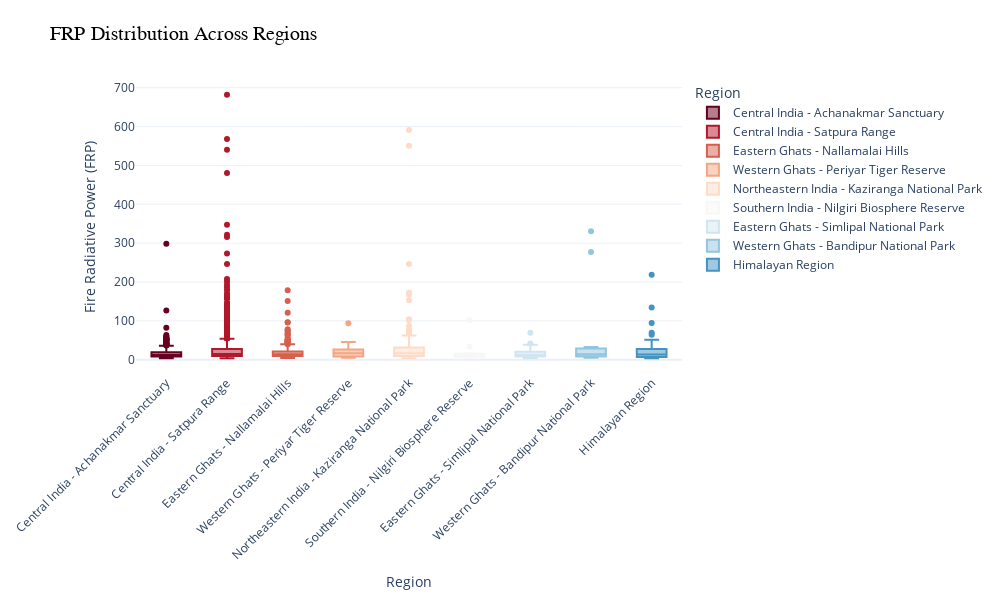

Here is the notebook cell this chart was saved with:
### Markdown cell above
interactive box plot to visualize the distribution of Fire Radiative Power (FRP) across different regions.

### Code cell
import plotly.express as px

# Create an interactive boxplot
fig = px.box(
    df,
    x="region",
    y="frp",
    color="region",
    title="FRP Distribution Across Regions",
    labels={"region": "Region", "frp": "Fire Radiative Power (FRP)"},
    color_discrete_sequence=px.colors.sequential.RdBu,  # Professional color palette
    hover_data=["region", "frp"]  # Add more details to the hover tooltip
)

# Update layout for a more polished look
fig.update_layout(
    template="plotly_white",
    title_font=dict(size=20, family="Arial", color="black"),
    xaxis_title="Region",
    yaxis_title="Fire Radiative Power (FRP)",
    xaxis_tickangle=-45,  # Rotate x-axis labels for better readability
    margin=dict(l=50, r=50, t=80, b=100),  # Adjust margins to avoid cut-off labels
    height=600,  # Increase the figure height for better visibility
    width=1000   # Increase the figure width for better visibility
)

# Show the interactive plot
fig.show()

### Figure 1 — Plotly figure (JSON) as saved in the notebook; plotly's stock layout.template omitted (floating-point values rounded to 4 significant figures; data arrays with more than 128 entries replaced by an {"elided": "..."} marker saying what was removed)
{"data": [{"alignmentgroup": "True", "hovertemplate": "Region=%{x}<br>Fire Radiative Power (FRP)=%{y}<extra></extra>", "legendgroup": "Central India - Achanakmar Sanctuary", "marker": {"color": "rgb(103,0,31)"}, "name": "Central India - Achanakmar Sanctuary", "notched": false, "offsetgroup": "Central India - Achanakmar Sanctuary", "orientation": "v", "showlegend": true, "type": "box", "x": {"elided": "389 str values"}, "x0": " ", "xaxis": "x", "y": {"elided": "389 float values"}, "y0": " ", "yaxis": "y"}, {"alignmentgroup": "True", "hovertemplate": "Region=%{x}<br>Fire Radiative Power (FRP)=%{y}<extra></extra>", "legendgroup": "Central India - Satpura Range", "marker": {"color": "rgb(178,24,43)"}, "name": "Central India - Satpura Range", "notched": false, "offsetgroup": "Central India - Satpura Range", "orientation": "v", "showlegend": true, "type": "box", "x": {"elided": "1612 str values"}, "x0": " ", "xaxis": "x", "y": {"elided": "1612 float values"}, "y0": " ", "yaxis": "y"}, {"alignmentgroup": "True", "hovertemplate": "Region=%{x}<br>Fire Radiative Power (FRP)=%{y}<extra></extra>", "legendgroup": "Eastern Ghats - Nallamalai Hills", "marker": {"color": "rgb(214,96,77)"}, "name": "Eastern Ghats - Nallamalai Hills", "notched": false, "offsetgroup": "Eastern Ghats - Nallamalai Hills", "orientation": "v", "showlegend": true, "type": "box", "x": {"elided": "317 str values"}, "x0": " ", "xaxis": "x", "y": {"elided": "317 float values"}, "y0": " ", "yaxis": "y"}, {"alignmentgroup": "True", "hovertemplate": "Region=%{x}<br>Fire Radiative Power (FRP)=%{y}<extra></extra>", "legendgroup": "Western Ghats - Periyar Tiger Reserve", "marker": {"color": "rgb(244,165,130)"}, "name": "Western Ghats - Periyar Tiger Reserve", "notched": false, "offsetgroup": "Western Ghats - Periyar Tiger Reserve", "orientation": "v", "showlegend": true, "type": "box", "x": ["Western Ghats - Periyar Tiger Reserve", "Western Ghats - Periyar Tiger Reserve", "Western Ghats - Periyar Tiger Reserve", "Western Ghats - Periyar Tiger Reserve", "Western Ghats - Periyar Tiger Reserve", "Western Ghats - Periyar Tiger Reserve", "Western Ghats - Periyar Tiger Reserve", "Western Ghats - Periyar Tiger Reserve", "Western Ghats - Periyar Tiger Reserve", "Western Ghats - Periyar Tiger Reserve", "Western Ghats - Periyar Tiger Reserve", "Western Ghats - Periyar Tiger Reserve", "Western Ghats - Periyar Tiger Reserve", "Western Ghats - Periyar Tiger Reserve", "Western Ghats - Periyar Tiger Reserve", "Western Ghats - Periyar Tiger Reserve", "Western Ghats - Periyar Tiger Reserve", "Western Ghats - Periyar Tiger Reserve", "Western Ghats - Periyar Tiger Reserve", "Western Ghats - Periyar Tiger Reserve"], "x0": " ", "xaxis": "x", "y": [31.7, 25.9, 26.3, 13, 6, 40.9, 7.5, 13.1, 7.4, 45.5, 94, 20, 16.8, 22.8, 5.3, 9.5, 11.7, 16.9, 24.7, 5], "y0": " ", "yaxis": "y"}, {"alignmentgroup": "True", "hovertemplate": "Region=%{x}<br>Fire Radiative Power (FRP)=%{y}<extra></extra>", "legendgroup": "Northeastern India - Kaziranga National Park", "marker": {"color": "rgb(253,219,199)"}, "name": "Northeastern India - Kaziranga National Park", "notched": false, "offsetgroup": "Northeastern India - Kaziranga National Park", "orientation": "v", "showlegend": true, "type": "box", "x": ["Northeastern India - Kaziranga National Park", "Northeastern India - Kaziranga National Park", "Northeastern India - Kaziranga National Park", "Northeastern India - Kaziranga National Park", "Northeastern India - Kaziranga National Park", "Northeastern India - Kaziranga National Park", "Northeastern India - Kaziranga National Park", "Northeastern India - Kaziranga National Park", "Northeastern India - Kaziranga National Park", "Northeastern India - Kaziranga National Park", "Northeastern India - Kaziranga National Park", "Northeastern India - Kaziranga National Park", "Northeastern India - Kaziranga National Park", "Northeastern India - Kaziranga National Park", "Northeastern India - Kaziranga National Park", "Northeastern India - Kaziranga National Park", "Northeastern India - Kaziranga National Park", "Northeastern India - Kaziranga National Park", "Northeastern India - Kaziranga National Park", "Northeastern India - Kaziranga National Park", "Northeastern India - Kaziranga National Park", "Northeastern India - Kaziranga National Park", "Northeastern India - Kaziranga National Park", "Northeastern India - Kaziranga National Park", "Northeastern India - Kaziranga National Park", "Northeastern India - Kaziranga National Park", "Northeastern India - Kaziranga National Park", "Northeastern India - Kaziranga National Park", "Northeastern India - Kaziranga National Park", "Northeastern India - Kaziranga National Park", "Northeastern India - Kaziranga National Park", "Northeastern India - Kaziranga National Park", "Northeastern India - Kaziranga National Park", "Northeastern India - Kaziranga National Park", "Northeastern India - Kaziranga National Park", "Northeastern India - Kaziranga National Park", "Northeastern India - Kaziranga National Park", "Northeastern India - Kaziranga National Park", "Northeastern India - Kaziranga National Park", "Northeastern India - Kaziranga National Park", "Northeastern India - Kaziranga National Park", "Northeastern India - Kaziranga National Park", "Northeastern India - Kaziranga National Park", "Northeastern India - Kaziranga National Park", "Northeastern India - Kaziranga National Park", "Northeastern India - Kaziranga National Park", "Northeastern India - Kaziranga National Park", "Northeastern India - Kaziranga National Park", "Northeastern India - Kaziranga National Park", "Northeastern India - Kaziranga National Park", "Northeastern India - Kaziranga National Park", "Northeastern India - Kaziranga National Park", "Northeastern India - Kaziranga National Park", "Northeastern India - Kaziranga National Park", "Northeastern India - Kaziranga National Park", "Northeastern India - Kaziranga National Park", "Northeastern India - Kaziranga National Park", "Northeastern India - Kaziranga National Park", "Northeastern India - Kaziranga National Park", "Northeastern India - Kaziranga National Park", "Northeastern India - Kaziranga National Park", "Northeastern India - Kaziranga National Park", "Northeastern India - Kaziranga National Park", "Northeastern India - Kaziranga National Park", "Northeastern India - Kaziranga National Park", "Northeastern India - Kaziranga National Park", "Northeastern India - Kaziranga National Park", "Northeastern India - Kaziranga National Park", "Northeastern India - Kaziranga National Park", "Northeastern India - Kaziranga National Park", "Northeastern India - Kaziranga National Park", "Northeastern India - Kaziranga National Park", "Northeastern India - Kaziranga National Park", "Northeastern India - Kaziranga National Park", "Northeastern India - Kaziranga National Park", "Northeastern India - Kaziranga National Park", "Northeastern India - Kaziranga National Park", "Northeastern India - Kaziranga National Park", "Northeastern India - Kaziranga National Park", "Northeastern India - Kaziranga National Park", "Northeastern India - Kaziranga National Park", "Northeastern India - Kaziranga National Park", "Northeastern India - Kaziranga National Park", "Northeastern India - Kaziranga National Park", "Northeastern India - Kaziranga National Park", "Northeastern India - Kaziranga National Park", "Northeastern India - Kaziranga National Park", "Northeastern India - Kaziranga National Park", "Northeastern India - Kaziranga National Park"], "x0": " ", "xaxis": "x", "y": [9.1, 8.8, 6.2, 11.2, 15.4, 14.2, 26.8, 167.9, 104.3, 10, 7.7, 8.1, 22.2, 16.5, 67.7, 41.3, 6.8, 25.3, 23.5, 11.6, 8.7, 26.1, 7.5, 11.9, 44.1, 28.6, 550.5, 62.1, 77.2, 16, 13.2, 17.1, 6.4, 16.9, 10, 10.7, 16.5, 21.6, 15.7, 34.2, 16.9, 27.8, 22.2, 86.9, 17.3, 246.6, 591.1, 33.6, 172.6, 39.2, 14.5, 15.2, 17.8, 6.7, 15.9, 75.6, 14.7, 6.9, 21.4, 9.7, 9.2, 20.1, 14, 26.5, 58.3, 26.2, 31, 152.9, 51.9, 10, 5.4, 7.5, 8.6, 15.4, 7.1, 101.4, 36.8, 3.9, 19.7, 8.4, 6.1, 8.8, 42.4, 28.4, 7.1, 10.01, 10.12, 12.16, 4.3], "y0": " ", "yaxis": "y"}, {"alignmentgroup": "True", "hovertemplate": "Region=%{x}<br>Fire Radiative Power (FRP)=%{y}<extra></extra>", "legendgroup": "Southern India - Nilgiri Biosphere Reserve", "marker": {"color": "rgb(247,247,247)"}, "name": "Southern India - Nilgiri Biosphere Reserve", "notched": false, "offsetgroup": "Southern India - Nilgiri Biosphere Reserve", "orientation": "v", "showlegend": true, "type": "box", "x": ["Southern India - Nilgiri Biosphere Reserve", "Southern India - Nilgiri Biosphere Reserve", "Southern India - Nilgiri Biosphere Reserve", "Southern India - Nilgiri Biosphere Reserve", "Southern India - Nilgiri Biosphere Reserve", "Southern India - Nilgiri Biosphere Reserve", "Southern India - Nilgiri Biosphere Reserve", "Southern India - Nilgiri Biosphere Reserve", "Southern India - Nilgiri Biosphere Reserve", "Southern India - Nilgiri Biosphere Reserve", "Southern India - Nilgiri Biosphere Reserve", "Southern India - Nilgiri Biosphere Reserve"], "x0": " ", "xaxis": "x", "y": [11.8, 6.7, 6.8, 6.9, 101.7, 12, 7, 12.7, 14, 34.2, 16.9, 8.7], "y0": " ", "yaxis": "y"}, {"alignmentgroup": "True", "hovertemplate": "Region=%{x}<br>Fire Radiative Power (FRP)=%{y}<extra></extra>", "legendgroup": "Eastern Ghats - Simlipal National Park", "marker": {"color": "rgb(209,229,240)"}, "name": "Eastern Ghats - Simlipal National Park", "notched": false, "offsetgroup": "Eastern Ghats - Simlipal National Park", "orientation": "v", "showlegend": true, "type": "box", "x": ["Eastern Ghats - Simlipal National Park", "Eastern Ghats - Simlipal National Park", "Eastern Ghats - Simlipal National Park", "Eastern Ghats - Simlipal National Park", "Eastern Ghats - Simlipal National Park", "Eastern Ghats - Simlipal National Park", "Eastern Ghats - Simlipal National Park", "Eastern Ghats - Simlipal National Park", "Eastern Ghats - Simlipal National Park", "Eastern Ghats - Simlipal National Park", "Eastern Ghats - Simlipal National Park", "Eastern Ghats - Simlipal National Park", "Eastern Ghats - Simlipal National Park", "Eastern Ghats - Simlipal National Park", "Eastern Ghats - Simlipal National Park", "Eastern Ghats - Simlipal National Park", "Eastern Ghats - Simlipal National Park", "Eastern Ghats - Simlipal National Park", "Eastern Ghats - Simlipal National Park", "Eastern Ghats - Simlipal National Park", "Eastern Ghats - Simlipal National Park", "Eastern Ghats - Simlipal National Park", "Eastern Ghats - Simlipal National Park", "Eastern Ghats - Simlipal National Park", "Eastern Ghats - Simlipal National Park", "Eastern Ghats - Simlipal National Park", "Eastern Ghats - Simlipal National Park", "Eastern Ghats - Simlipal National Park", "Eastern Ghats - Simlipal National Park", "Eastern Ghats - Simlipal National Park", "Eastern Ghats - Simlipal National Park", "Eastern Ghats - Simlipal National Park", "Eastern Ghats - Simlipal National Park", "Eastern Ghats - Simlipal National Park", "Eastern Ghats - Simlipal National Park", "Eastern Ghats - Simlipal National Park", "Eastern Ghats - Simlipal National Park", "Eastern Ghats - Simlipal National Park", "Eastern Ghats - Simlipal National Park", "Eastern Ghats - Simlipal National Park", "Eastern Ghats - Simlipal National Park", "Eastern Ghats - Simlipal National Park", "Eastern Ghats - Simlipal National Park", "Eastern Ghats - Simlipal National Park", "Eastern Ghats - Simlipal National Park", "Eastern Ghats - Simlipal National Park", "Eastern Ghats - Simlipal National Park", "Eastern Ghats - Simlipal National Park", "Eastern Ghats - Simlipal National Park", "Eastern Ghats - Simlipal National Park", "Eastern Ghats - Simlipal National Park", "Eastern Ghats - Simlipal National Park", "Eastern Ghats - Simlipal National Park", "Eastern Ghats - Simlipal National Park", "Eastern Ghats - Simlipal National Park", "Eastern Ghats - Simlipal National Park", "Eastern Ghats - Simlipal National Park", "Eastern Ghats - Simlipal National Park", "Eastern Ghats - Simlipal National Park", "Eastern Ghats - Simlipal National Park", "Eastern Ghats - Simlipal National Park", "Eastern Ghats - Simlipal National Park", "Eastern Ghats - Simlipal National Park", "Eastern Ghats - Simlipal National Park", "Eastern Ghats - Simlipal National Park", "Eastern Ghats - Simlipal National Park", "Eastern Ghats - Simlipal National Park", "Eastern Ghats - Simlipal National Park"], "x0": " ", "xaxis": "x", "y": [11.6, 12.3, 9.6, 69.6, 8, 8.7, 13.2, 11.5, 14.4, 22.6, 18.7, 15.5, 10.7, 8.9, 10.5, 4.4, 6.5, 23.6, 5.7, 7.3, 4, 6.3, 10.5, 12.9, 14.2, 9.6, 19.9, 14.2, 33, 5.8, 37.4, 11.2, 10.9, 6, 18.7, 17.2, 12.9, 29.7, 24.6, 8.4, 21.7, 30.5, 8.9, 11.4, 22.1, 14.7, 26.5, 5.5, 38.5, 5.5, 29.4, 14.8, 16.9, 8.5, 19.9, 22.5, 14.3, 8.7, 6.5, 5.4, 41.7, 14.2, 14.2, 9.3, 21.5, 23.4, 5.96, 5.13], "y0": " ", "yaxis": "y"}, {"alignmentgroup": "True", "hovertemplate": "Region=%{x}<br>Fire Radiative Power (FRP)=%{y}<extra></extra>", "legendgroup": "Western Ghats - Bandipur National Park", "marker": {"color": "rgb(146,197,222)"}, "name": "Western Ghats - Bandipur National Park", "notched": false, "offsetgroup": "Western Ghats - Bandipur National Park", "orientation": "v", "showlegend": true, "type": "box", "x": ["Western Ghats - Bandipur National Park", "Western Ghats - Bandipur National Park", "Western Ghats - Bandipur National Park", "Western Ghats - Bandipur National Park", "Western Ghats - Bandipur National Park", "Western Ghats - Bandipur National Park", "Western Ghats - Bandipur National Park", "Western Ghats - Bandipur National Park", "Western Ghats - Bandipur National Park", "Western Ghats - Bandipur National Park", "Western Ghats - Bandipur National Park", "Western Ghats - Bandipur National Park", "Western Ghats - Bandipur National Park"], "x0": " ", "xaxis": "x", "y": [9.1, 32.6, 23.5, 330.8, 277.3, 14, 11.2, 20.9, 27.5, 10.5, 7.3, 7.3, 4.8], "y0": " ", "yaxis": "y"}, {"alignmentgroup": "True", "hovertemplate": "Region=%{x}<br>Fire Radiative Power (FRP)=%{y}<extra></extra>", "legendgroup": "Himalayan Region", "marker": {"color": "rgb(67,147,195)"}, "name": "Himalayan Region", "notched": false, "offsetgroup": "Himalayan Region", "orientation": "v", "showlegend": true, "type": "box", "x": ["Himalayan Region", "Himalayan Region", "Himalayan Region", "Himalayan Region", "Himalayan Region", "Himalayan Region", "Himalayan Region", "Himalayan Region", "Himalayan Region", "Himalayan Region", "Himalayan Region", "Himalayan Region", "Himalayan Region", "Himalayan Region", "Himalayan Region", "Himalayan Region", "Himalayan Region", "Himalayan Region", "Himalayan Region", "Himalayan Region", "Himalayan Region", "Himalayan Region", "Himalayan Region", "Himalayan Region", "Himalayan Region", "Himalayan Region", "Himalayan Region", "Himalayan Region", "Himalayan Region", "Himalayan Region", "Himalayan Region", "Himalayan Region", "Himalayan Region", "Himalayan Region", "Himalayan Region", "Himalayan Region", "Himalayan Region", "Himalayan Region", "Himalayan Region", "Himalayan Region", "Himalayan Region", "Himalayan Region", "Himalayan Region", "Himalayan Region", "Himalayan Region", "Himalayan Region", "Himalayan Region", "Himalayan Region", "Himalayan Region", "Himalayan Region", "Himalayan Region", "Himalayan Region", "Himalayan Region", "Himalayan Region", "Himalayan Region", "Himalayan Region", "Himalayan Region", "Himalayan Region"], "x0": " ", "xaxis": "x", "y": [5.2, 41.9, 26.6, 13.6, 27.4, 8.5, 6.4, 16, 5.8, 6.2, 15.8, 10.6, 7.1, 7.8, 51.2, 32.8, 8.5, 27.9, 25.5, 18.4, 20.6, 4.1, 7.4, 5, 27.8, 12.6, 5.5, 6.6, 5.9, 7.9, 9.3, 6, 20.5, 17.6, 11.7, 11.7, 15.5, 40.7, 17.7, 64, 29.7, 19.7, 6.5, 4.3, 14, 5.3, 8, 13.59, 20.79, 69.47, 6.83, 94.26, 134.1, 9.46, 8.88, 28.65, 43.34, 218.6], "y0": " ", "yaxis": "y"}], "layout": {"boxmode": "overlay", "height": 600, "legend": {"title": {"text": "Region"}, "tracegroupgap": 0}, "margin": {"b": 100, "l": 50, "r": 50, "t": 80}, "title": {"font": {"color": "black", "family": "Arial", "size": 20}, "text": "FRP Distribution Across Regions"}, "width": 1000, "xaxis": {"anchor": "y", "categoryarray": ["Central India - Achanakmar Sanctuary", "Central India - Satpura Range", "Eastern Ghats - Nallamalai Hills", "Western Ghats - Periyar Tiger Reserve", "Northeastern India - Kaziranga National Park", "Southern India - Nilgiri Biosphere Reserve", "Eastern Ghats - Simlipal National Park", "Western Ghats - Bandipur National Park", "Himalayan Region"], "categoryorder": "array", "domain": [0, 1], "tickangle": -45, "title": {"text": "Region"}}, "yaxis": {"anchor": "x", "domain": [0, 1], "title": {"text": "Fire Radiative Power (FRP)"}}}}
